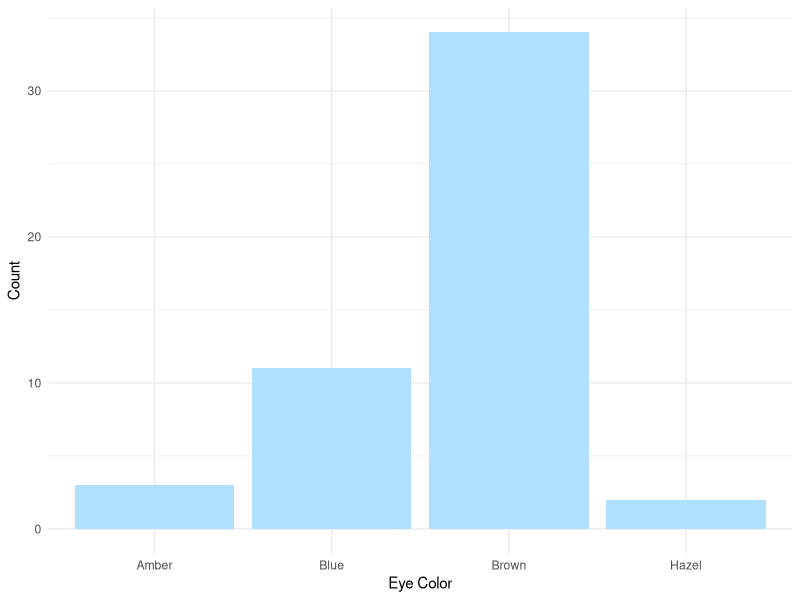
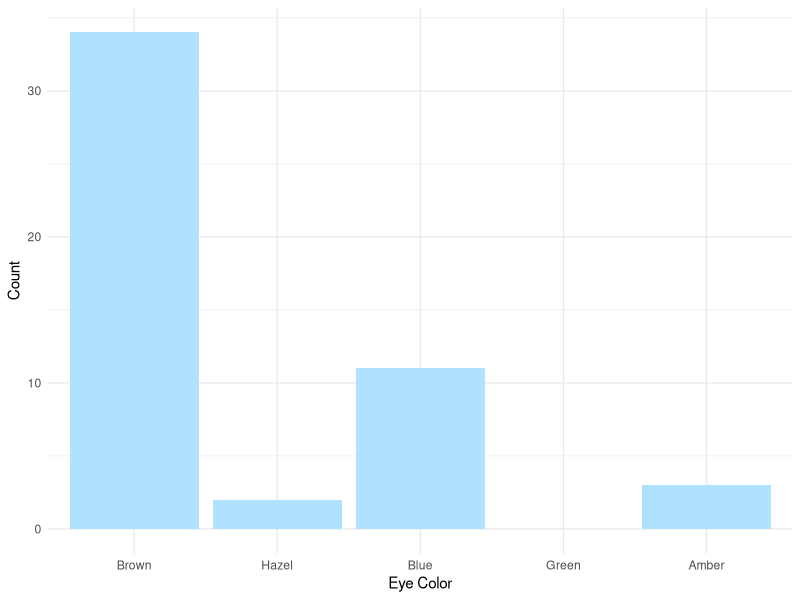
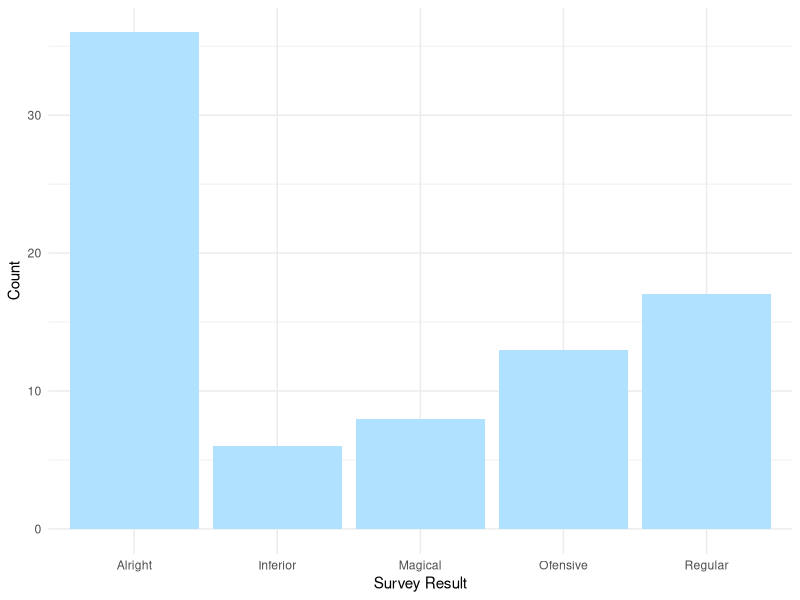
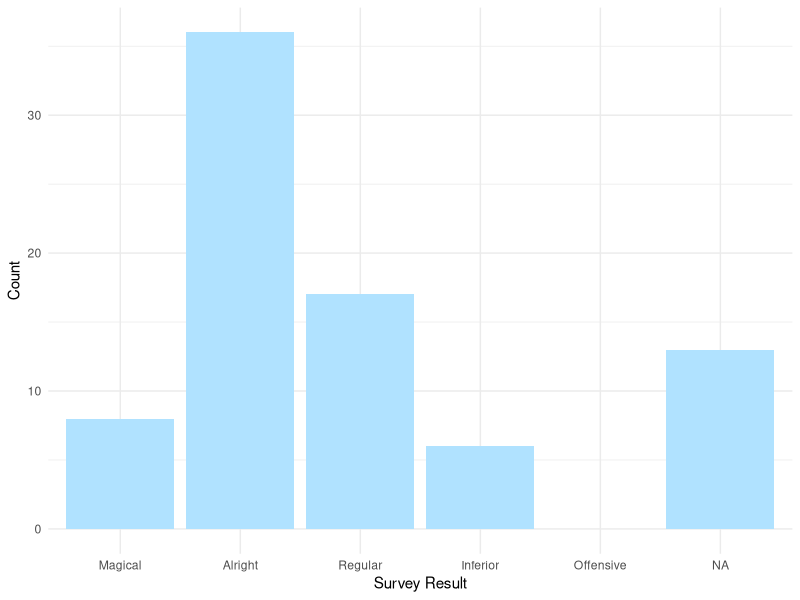
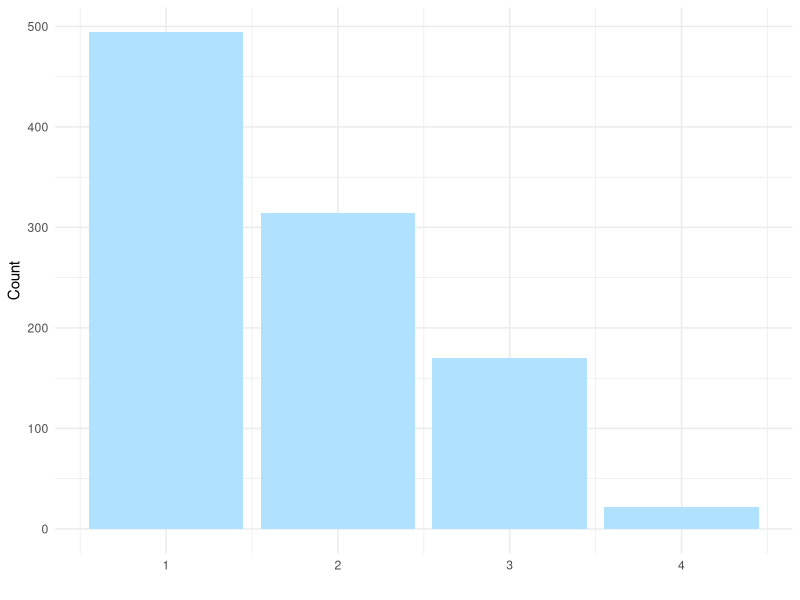
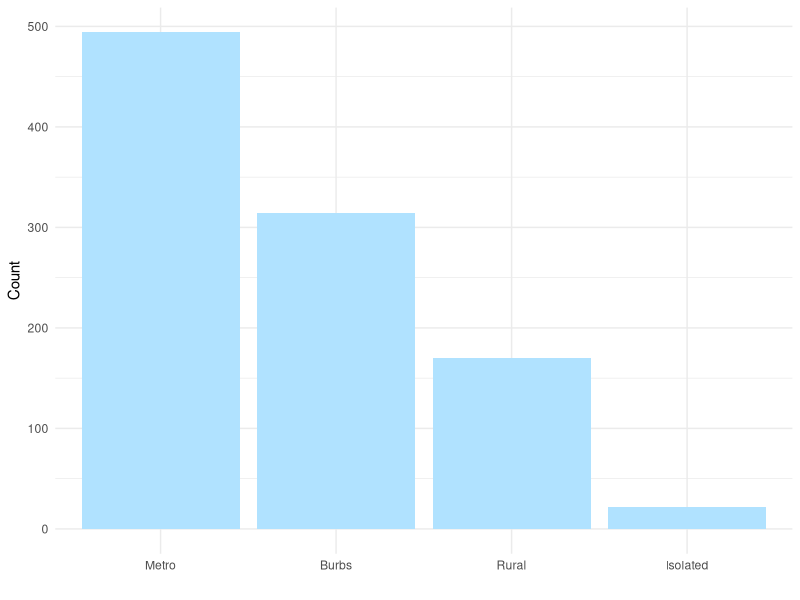

Here is the R script that generated these plots, in order:
## ---- chunk 1
knitr::opts_chunk$set(echo = TRUE,warning=F)
options(scipen=999)
library(tidyverse)    #Essential Functions
library(forcats)
## ---- chunk 2
eye.colors=c("Brown","Hazel","Blue","Green","Amber")

set.seed(320)
eye.sample=tibble(eye=sample(eye.colors,size=50, 
                    prob=c(0.55,0.05,0.08,0.02,0.05),replace=T))

ggplot(data=eye.sample) +
  geom_bar(aes(x=eye),fill="lightskyblue1") + 
  scale_x_discrete(drop=F) +
  xlab("Eye Color") + ylab("Count") +
  theme_minimal()
## ---- chunk 3
set.seed(320)
eye.sample2=tibble(eye=factor(sample(eye.colors,size=50, 
                    prob=c(0.55,0.05,0.08,0.02,0.05),replace=T),levels=eye.colors))

ggplot(data=eye.sample2) +
  geom_bar(aes(x=eye),fill="lightskyblue1") + 
  scale_x_discrete(drop=F) +
  xlab("Eye Color") + ylab("Count") +
  theme_minimal()
## ---- chunk 4
survey.levels=c("Magical","Alright","Regular","Inferior","Offensive")

set.seed(80)
survey.sample=tibble(result=sample(c("Magical","Alright","Regular","Inferior","Ofensive"),size=80,
                                   prob=c(0.1,0.4,0.2,0.1,0.2),replace=T))
ggplot(data=survey.sample) +
  geom_bar(aes(x=result),fill="lightskyblue1") +
  scale_x_discrete(drop=F) +
  xlab("Survey Result") + ylab("Count") +
  theme_minimal()
## ---- chunk 5
survey.levels=c("Magical","Alright","Regular","Inferior","Offensive")

set.seed(80)
survey.sample=tibble(result=factor(sample(c("Magical","Alright","Regular","Inferior","Ofensive"),size=80,
                                   prob=c(0.1,0.4,0.2,0.1,0.2),replace=T),levels=survey.levels))
ggplot(data=survey.sample) +
  geom_bar(aes(x=result),fill="lightskyblue1") +
  scale_x_discrete(drop=F) +
  xlab("Survey Result") + ylab("Count") +
  theme_minimal()
## ---- chunk 6
set.seed(80)
urbanicity.sample=tibble(result=sample(1:4,size=1000,
                     prob=c(0.5,0.3,0.18,0.02),replace=T))
ggplot(data=urbanicity.sample) +
  geom_bar(aes(x=result),fill="lightskyblue1") +
  xlab("") + ylab("Count") +
  theme_minimal()
## ---- chunk 7
urbanicity=c("Metro","Burbs","Rural","Isolated")

set.seed(80)
urbanicity.sample=tibble(result=factor(sample(1:4,size=1000,
                    prob=c(0.5,0.3,0.18,0.02),replace=T),levels=1:4,labels=urbanicity))
ggplot(data=urbanicity.sample) +
  geom_bar(aes(x=result),fill="lightskyblue1") +
  xlab("") + ylab("Count") +
  theme_minimal()
## ---- chunk 8
Social=gss_cat
names(Social)
